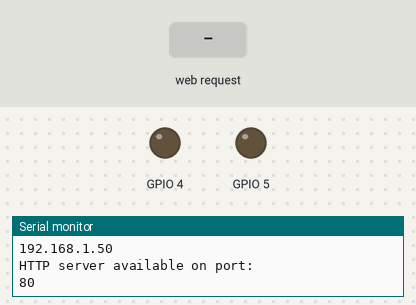
The sketch below on a simulated ESP8266 (NodeMCU). On the bench: output pins drawn as LEDs (lit = HIGH), the last lines printed to the serial monitor. The test bench sets the inputs (shaded band). WiFi joins after 1.5 s; servers stay silent unless stated.

Above: at 3.7 s.
3.8 s: HTTP request GET /buzzerAnimal received
At 4.6 s:
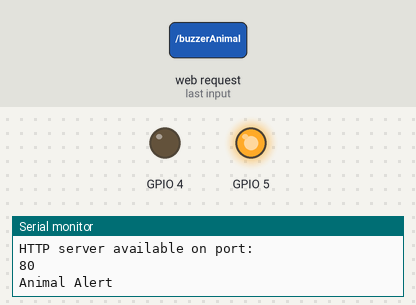
6.8 s: HTTP request GET /buzzerPerson received
At 8.5 s:
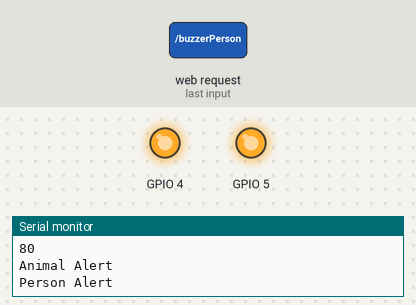
8.8 s: HTTP request GET /buzzerCar received
At 14.0 s:
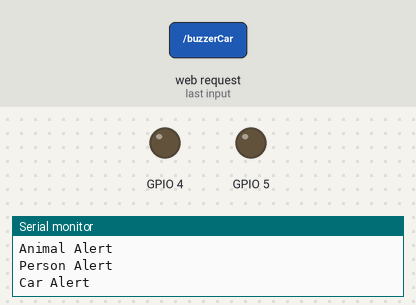
Timing chart, 0 to 15.5 s (numbered marks = the images above; inputs shaded):
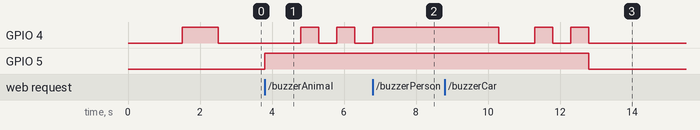

The sketch:

ESP8826_ALERTING_STATION.ino
```cpp
/* Import the required modules */
#include "JAG_wificlient.h"
#include "JAG_webserver.h"
#include "JAG_Buzzer.h"
#include "JAG_LED.h"
#include "JAG_httpclient.h"

// IP 192.168.1.122 on COM7

// Load the Wifi Client that handles connecting the board to the Wifi
JAG_wificlient wifi_client = JAG_wificlient("CHALETEMMANUEL","LOCKEDDOWN", true);

// Load the web server so that we can produce a web interface
JAG_webserver webserver = JAG_webserver(80, true);

// Load the LED and buzer libraries to handles their usage
JAG_LED LED_alert_recieved = JAG_LED(5, false);// D1 GPIO5
JAG_Buzzer buzzer = JAG_Buzzer(4, false); // D2 GPIO4

// load the http client that will make http calls to other stations
JAG_httpclient httpClient = JAG_httpclient(true); // http client

// main setup routine (run one)
void setup() {
  Serial.begin(115200);
  // setup WIFi
  wifi_client.connectToWireless();

  // setup Web Server
  webserver.setup();

  buzzer.buzzForXSeconds(1); // so we know that the buzzer is working at startup
}

void loop() {
  webserver.runServerInLoop();
  bool ALERT_RECEIVED_PERSON = webserver.getAlertStatusPERSON();
  bool ALERT_RECEIVED_ANIMAL = webserver.getAlertStatusANIMAL();
  bool ALERT_RECEIVED_CAR = webserver.getAlertStatusCAR();


  if(ALERT_RECEIVED_PERSON) {

   LED_alert_recieved.turnOnLED();
         buzzer.personBuzz();
   LED_alert_recieved.turnOffLED();
   webserver.setAlertStatusPERSON(false);
  }

  if(ALERT_RECEIVED_ANIMAL) {
   LED_alert_recieved.turnOnLED();
       buzzer.animalBuzz();
   LED_alert_recieved.turnOffLED();
   webserver.setAlertStatusANIMAL(false);
  }

  if(ALERT_RECEIVED_CAR) {
   LED_alert_recieved.turnOnLED();
     buzzer.carBuzz();
   LED_alert_recieved.turnOffLED();
   webserver.setAlertStatusCAR(false);
  }


}
```

JAG_Buzzer.cpp
```cpp
#include "Arduino.h"
#include "JAG_Buzzer.h"

// initialise

JAG_Buzzer::JAG_Buzzer(int pin, bool logSerial)
{
 logSerial_ = logSerial;
 pin_ = pin;
 pinMode(pin_,OUTPUT);
}

// Public Functions

void JAG_Buzzer::buzzForXSeconds(int seconds) {
   digitalWrite(pin_, HIGH);
   delay(seconds * 1000);
   digitalWrite(pin_, LOW);
}


void JAG_Buzzer::animalBuzz() {
  //3 Buzzes
     Serial.println("Animal Alert");
  delay(500);
   digitalWrite(pin_, LOW);
    delay(500);
   digitalWrite(pin_, HIGH);
   delay(500);
   digitalWrite(pin_, LOW);
  delay(500);
   digitalWrite(pin_, HIGH);
    delay(500);
   digitalWrite(pin_, LOW);
   delay(500);
   digitalWrite(pin_, HIGH);
    delay(500);
   digitalWrite(pin_, LOW);

}

void JAG_Buzzer::carBuzz() {
   //2 Buzzes
   Serial.println("Car Alert");
  delay(500);
   digitalWrite(pin_, LOW);
    delay(500);
   digitalWrite(pin_, HIGH);
   delay(500);
   digitalWrite(pin_, LOW);
  delay(500);
   digitalWrite(pin_, HIGH);
    delay(500);
   digitalWrite(pin_, LOW);

}

void JAG_Buzzer::personBuzz() {
  // one long buzz
  Serial.println("Person Alert");
   digitalWrite(pin_, HIGH);
   delay(3000);
   digitalWrite(pin_, LOW);

}
```

JAG_Buzzer.h
```cpp
/*
  JAG_Buzzer.h - Library for Buzzer on ESP32
  Created by John Gerhardt  20/12/2021
*/

#ifndef JAG_Buzzer_h
#define JAG_Buzzer_h

#include "Arduino.h"

class JAG_Buzzer
{
  public:
    JAG_Buzzer(int pin, bool logSerial);
    void buzzForXSeconds(int seconds);
    void buzzForOnOff();
    void animalBuzz();
    void carBuzz();
    void personBuzz();
    int pin_;
  private:
     bool logSerial_;
};

#endif
```

JAG_LED.cpp
```cpp
#include "Arduino.h"
#include "JAG_LED.h"

// initialise

JAG_LED::JAG_LED(int pin, bool logSerial)
{
 logSerial_ = logSerial;
 pin_ = pin;
 pinMode(pin_,OUTPUT);
}

// Public Functions

void JAG_LED::turnOnLED() {
  digitalWrite(pin_, HIGH);
  if (logSerial_) {
    Serial.println("LED ON");
  }
}

void JAG_LED::turnOnLEDForXSeconds(int seconds) {
  digitalWrite(pin_, HIGH);
  delay(seconds * 1000);
  if (logSerial_) {
    Serial.println("LED ON");
  }
}

void JAG_LED::turnOffLED() {
  digitalWrite(pin_, LOW);
  if (logSerial_) {
    Serial.println("LED OFF");
  }
}
```

JAG_LED.h
```cpp
/*
  JAG_LED.h - Library for LED via GPIO sensor on ESP32
  Created by John Gerhardt  20/12/2021
*/

#ifndef JAG_LED_h
#define JAG_LED_h

#include "Arduino.h"

class JAG_LED
{
  public:
    JAG_LED(int pin, bool logSerial);
    void turnOffLED();
    void turnOnLED();
    void turnOnLEDForXSeconds(int seconds);
    int pin_;
  private:
     bool logSerial_;

};

#endif
```

JAG_httpclient.cpp
```cpp
#include "Arduino.h"
#include "JAG_httpclient.h"

// initialise

JAG_httpclient::JAG_httpclient(bool logSerial)
{
 logSerial_ = logSerial;
}

// Public Functions

void JAG_httpclient::makeHTTPRequest(String toURL) {
  http.begin(wifiClient, toURL);
  int httpCode = http.GET();
  String payload = http.getString();
    if (logSerial_) {
      Serial.println(payload);
    }
  http.end();
}
```

JAG_httpclient.h
```cpp
/*
  JAG_httpclient.h - Library for http client on ESP8826
  Created by John Gerhardt  20/12/2021
*/

#ifndef JAG_httpclient_h
#define JAG_httpclient_h


#include "Arduino.h"
#include <ESP8266HTTPClient.h>
#include <WiFiClient.h>

class JAG_httpclient
{
  public:
    JAG_httpclient(bool logSerial);
    void makeHTTPRequest(String toURL);
  private:
     bool logSerial_;
     HTTPClient http;
     WiFiClient wifiClient;
};

#endif
```

JAG_webserver.cpp
```cpp
#include "Arduino.h"
#include "JAG_webserver.h"

// initialise


JAG_webserver::JAG_webserver(int port, bool logSerial)
{
  port_ = port;
  logSerial_ = logSerial;
  ALERT_RECEIVED_PERSON_ = false;
  ALERT_RECEIVED_CAR_ = false;
  ALERT_RECEIVED_ANIMAL_ = false;
  ESP8266WebServer webserver_(port_);
  millisAtLastAlert = 0;
}

// Public Functions

void JAG_webserver::setup() {
  setupRoutes();
  webserver.begin();
  if (logSerial_) {
    Serial.println("HTTP server available on port:");
    Serial.println(port_);
  }
}


void JAG_webserver::runServerInLoop() {
  webserver.handleClient();
}

bool JAG_webserver::getAlertStatusPERSON() {
  return ALERT_RECEIVED_PERSON_;
}

bool JAG_webserver::getAlertStatusCAR() {
  return ALERT_RECEIVED_CAR_;
}

bool JAG_webserver::getAlertStatusANIMAL() {
  return ALERT_RECEIVED_ANIMAL_;
}

void JAG_webserver::setAlertStatusPERSON(bool ALERT_RECEIVED) {
  ALERT_RECEIVED_PERSON_ = ALERT_RECEIVED;
}

void JAG_webserver::setAlertStatusCAR(bool ALERT_RECEIVED) {
  ALERT_RECEIVED_CAR_ = ALERT_RECEIVED;
}

void JAG_webserver::setAlertStatusANIMAL(bool ALERT_RECEIVED) {
  ALERT_RECEIVED_ANIMAL_ = ALERT_RECEIVED;
}

String JAG_webserver::get404PageContents() {
  String message = "Resource Not Found<br />";
        message += "URI:<br /> ";
        message += webserver.uri();
        message += "<br />Method: ";
        message += (webserver.method() == HTTP_GET) ? "GET" : "POST";
        message += "<br />Arguments: ";
        message += webserver.args();
        message += "<br />";
        for (uint8_t i = 0; i < webserver.args(); i++) {
          message += " " + webserver.argName(i) + ": " + webserver.arg(i) + "<br />";
        }
  return message;
}

String JAG_webserver::getRootPageContents() {
   String message = "<h2>Welcome to JAG ESP Alerting Station</h2>";
        message += "Received alert<br />";

        if ((millis() - millisAtLastAlert) == millis()) {
          message += "Never";
        } else {
          unsigned long millisFrom = (millis() - millisAtLastAlert) / 1000;
           message += String(millisFrom) + " seconds ago";
        }


         message += "<br />";
  return message;
}

// Private Functions

void JAG_webserver::setupRoutes() {
  webserver.on("/", [&](){
     webserver.send(200, "text/html", createHTMLpageWithContent_(getRootPageContents()));
  });

   webserver.on("/buzzerPerson", [&](){
     ALERT_RECEIVED_PERSON_ = true;
     millisAtLastAlert = millis();
     webserver.send(200, "text/html", createHTMLpageWithContentRaw_("200"));
  });

   webserver.on("/buzzerAnimal", [&](){
     ALERT_RECEIVED_ANIMAL_ = true;
     millisAtLastAlert = millis();
     webserver.send(200, "text/html", createHTMLpageWithContentRaw_("200"));
  });

   webserver.on("/buzzerCar", [&](){
     ALERT_RECEIVED_CAR_ = true;
     millisAtLastAlert = millis();
     webserver.send(200, "text/html", createHTMLpageWithContentRaw_("200"));
  });

  webserver.onNotFound([&](){
     webserver.send(404, "text/html", createHTMLpageWithContent_(get404PageContents()));
  });
}

String JAG_webserver::createHTMLpageWithContent_(String theContent) {
    String HTML_Content = "<html>";
    HTML_Content += "<head>";
    HTML_Content += "<meta http-equiv=\"refresh\" content=\"1\">";
      HTML_Content += "<link href=\"https://cdn.jsdelivr.net/npm/bootstrap@5.1.3/dist/css/bootstrap.min.css\" rel=\"stylesheet\" integrity=\"sha384-1BmE4kWBq78iYhFldvKuhfTAU6auU8tT94WrHftjDbrCEXSU1oBoqyl2QvZ6jIW3\" crossorigin=\"anonymous\">";
      HTML_Content += "<script src=\"https://cdn.jsdelivr.net/npm/bootstrap@5.1.3/dist/js/bootstrap.bundle.min.js\" integrity=\"sha384-ka7Sk0Gln4gmtz2MlQnikT1wXgYsOg+OMhuP+IlRH9sENBO0LRn5q+8nbTov4+1p\" crossorigin=\"anonymous\"></script>";
    HTML_Content += "</head>";
    HTML_Content += "<body>";
      HTML_Content += theContent;
    HTML_Content += "</body>";

    HTML_Content += "</html>";
    return HTML_Content;
}

String JAG_webserver::createHTMLpageWithContentRaw_(String theContent) {
    String HTML_Content = "<html>";
    HTML_Content += "<head>";
    HTML_Content += "</head>";
    HTML_Content += "<body>";
      HTML_Content += theContent;
    HTML_Content += "</body>";

    HTML_Content += "</html>";
    return HTML_Content;
}
```

JAG_webserver.h
```cpp
/*
  JAG_webserver.h - Library for handling web server for ESP8826
  Created by John Gerhardt  10/10/2021
*/

#ifndef JAG_webserver_h
#define JAG_webserver_h

#include "Arduino.h"
#include <ESP8266WebServer.h>

class JAG_webserver
{
  public:
    JAG_webserver(int port, bool logSerial);
    void setup();
    void runServerInLoop();
    void setupRoutes();
    ESP8266WebServer webserver;
    String get404PageContents();
    String getRootPageContents();
    String createHTMLpageWithContent_(String theContent);
    String createHTMLpageWithContentRaw_(String theContent);
    bool getAlertStatusPERSON();
    bool getAlertStatusCAR();
    bool getAlertStatusANIMAL();
    void setAlertStatusPERSON(bool ALERT_RECEIVED);
    void setAlertStatusCAR(bool ALERT_RECEIVED);
    void setAlertStatusANIMAL(bool ALERT_RECEIVED);
  private:
    int port_;
    bool logSerial_;
    bool ALERT_RECEIVED_PERSON_;
    bool ALERT_RECEIVED_CAR_;
    bool ALERT_RECEIVED_ANIMAL_;
    unsigned long millisAtLastAlert;
};

#endif
```

JAG_wificlient.cpp
```cpp
#include "Arduino.h"
#include "JAG_wificlient.h"

// initialise

JAG_wificlient::JAG_wificlient(char* SSID, char* key, bool logSerial)
{
 SSID_ = SSID;
 key_ = key;
 logSerial_ = logSerial;
}

// Public Functions

void JAG_wificlient::connectToWireless() {
 // We start by connecting to a WiFi network
  if (logSerial_) {
      Serial.println();
      Serial.println();
      Serial.print("Connecting to ");
      Serial.println(SSID_);
  }

  // Client mode
  WiFi.mode(WIFI_STA);
  WiFi.begin(SSID_, key_);
  if (logSerial_) {
    Serial.print("Awaiting Connection");
     while (WiFi.status() != WL_CONNECTED) {
        delay(500);
        Serial.print(".");
    }
  }

  if (logSerial_) {
    Serial.println("");
  }

  IP_ADDRESS = WiFi.localIP();

  if (logSerial_) {
    Serial.println("Connected to:");
    Serial.println(SSID_);
    Serial.println("with IP:");
    Serial.println(getIPAddress());

  }
}

String JAG_wificlient::getIPAddress() {
char ipAddr[16];
    snprintf(ipAddr,sizeof ipAddr,"%u.%u.%u.%u" ,(IP_ADDRESS & 0x000000ff)
                                                ,(IP_ADDRESS & 0x0000ff00) >> 8
                                                ,(IP_ADDRESS & 0x00ff0000) >> 16
                                                ,(IP_ADDRESS & 0xff000000) >> 24);
    // depending on the byte order your GetHostIp() returns the IP address in
    // you might need to reverse the above (i.e. print (ipAddress &0x000000ff)) first.
    return "%s", ipAddr;
}

char* JAG_wificlient::getConnectedSSID() {
  return SSID_;
}
```

JAG_wificlient.h
```cpp
/*
  JAG_webserver.h - Library for handling web server for ESP8826
  Created by John Gerhardt  10/10/2021
*/

#ifndef JAG_wificlient_h
#define JAG_wificlient_h

#include "Arduino.h"
#include <ESP8266WiFi.h>
#include <WiFiClient.h>

class JAG_wificlient
{
  public:
    JAG_wificlient(char* SSID, char* key, bool logSerial);
    void connectToWireless();
    String getIPAddress();
    char* getConnectedSSID();
  private:
    char* SSID_;
    char* key_;
    bool logSerial_;
    uint32_t IP_ADDRESS;
};

#endif
```

Measured:
- after the input at 3.8 s, GPIO 4: alternates HIGH for 0.50 s and LOW for 0.50 s, starting after 1.0 s; GPIO 5: LOW → HIGH at once
- after the input at 6.8 s, GPIO 4: goes on until 6.8 s, then stays HIGH; GPIO 5: stays HIGH (without the input it goes to LOW after 0.50 s)
- after the input at 8.8 s, GPIO 5: HIGH → LOW after 4.0 s instead of 1.5 s
